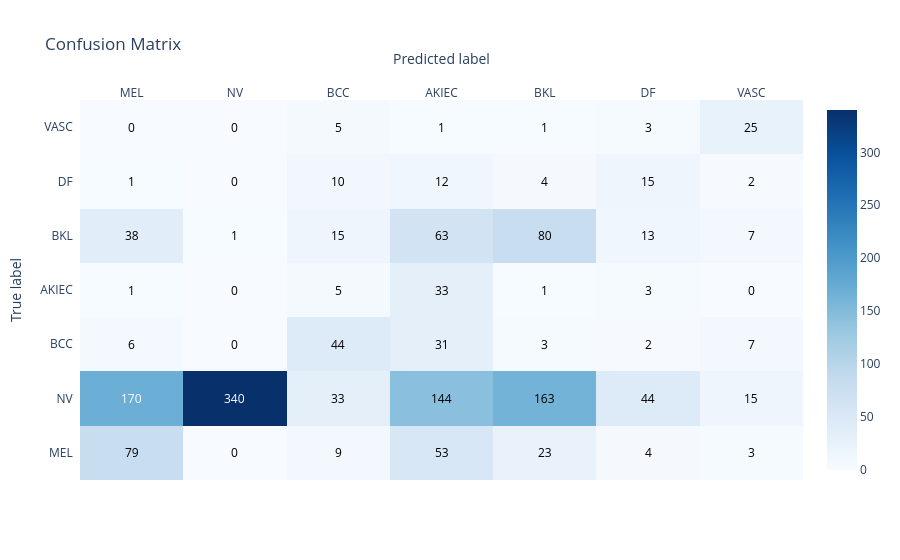

The notebook cell this image was saved under:
### Code cell
import torch
from eval_vis import evaluate_model

# device (can also reuse what you used in train_model)
device = torch.device("cuda" if torch.cuda.is_available() else "cpu")
base_model.to(device)


metrics, cm, (y_true, y_pred) = evaluate_model(
    model=base_model,
    data_loader=test_loader,
    device=device,
    class_names=class_cols_order,   # or None
    num_classes=len(class_cols_order),  # or None to infer
)

print("Metrics dict:", metrics)

### Figure 1 — Plotly figure (JSON) as saved in the notebook; plotly's stock layout.template omitted (floating-point values rounded to 4 significant figures)
{"data": [{"colorscale": [[0, "rgb(247,251,255)"], [0.125, "rgb(222,235,247)"], [0.25, "rgb(198,219,239)"], [0.375, "rgb(158,202,225)"], [0.5, "rgb(107,174,214)"], [0.625, "rgb(66,146,198)"], [0.75, "rgb(33,113,181)"], [0.875, "rgb(8,81,156)"], [1, "rgb(8,48,107)"]], "hovertemplate": "True: %{y}<br>Pred: %{x}<br>Count: %{z}<extra></extra>", "reversescale": false, "showscale": true, "type": "heatmap", "x": ["MEL", "NV", "BCC", "AKIEC", "BKL", "DF", "VASC"], "y": ["VASC", "DF", "BKL", "AKIEC", "BCC", "NV", "MEL"], "z": [[0, 0, 5, 1, 1, 3, 25], [1, 0, 10, 12, 4, 15, 2], [38, 1, 15, 63, 80, 13, 7], [1, 0, 5, 33, 1, 3, 0], [6, 0, 44, 31, 3, 2, 7], [170, 340, 33, 144, 163, 44, 15], [79, 0, 9, 53, 23, 4, 3]]}], "layout": {"annotations": [{"font": {"color": "#000000"}, "showarrow": false, "text": "0", "x": "MEL", "xref": "x", "y": "VASC", "yref": "y"}, {"font": {"color": "#000000"}, "showarrow": false, "text": "0", "x": "NV", "xref": "x", "y": "VASC", "yref": "y"}, {"font": {"color": "#000000"}, "showarrow": false, "text": "5", "x": "BCC", "xref": "x", "y": "VASC", "yref": "y"}, {"font": {"color": "#000000"}, "showarrow": false, "text": "1", "x": "AKIEC", "xref": "x", "y": "VASC", "yref": "y"}, {"font": {"color": "#000000"}, "showarrow": false, "text": "1", "x": "BKL", "xref": "x", "y": "VASC", "yref": "y"}, {"font": {"color": "#000000"}, "showarrow": false, "text": "3", "x": "DF", "xref": "x", "y": "VASC", "yref": "y"}, {"font": {"color": "#000000"}, "showarrow": false, "text": "25", "x": "VASC", "xref": "x", "y": "VASC", "yref": "y"}, {"font": {"color": "#000000"}, "showarrow": false, "text": "1", "x": "MEL", "xref": "x", "y": "DF", "yref": "y"}, {"font": {"color": "#000000"}, "showarrow": false, "text": "0", "x": "NV", "xref": "x", "y": "DF", "yref": "y"}, {"font": {"color": "#000000"}, "showarrow": false, "text": "10", "x": "BCC", "xref": "x", "y": "DF", "yref": "y"}, {"font": {"color": "#000000"}, "showarrow": false, "text": "12", "x": "AKIEC", "xref": "x", "y": "DF", "yref": "y"}, {"font": {"color": "#000000"}, "showarrow": false, "text": "4", "x": "BKL", "xref": "x", "y": "DF", "yref": "y"}, {"font": {"color": "#000000"}, "showarrow": false, "text": "15", "x": "DF", "xref": "x", "y": "DF", "yref": "y"}, {"font": {"color": "#000000"}, "showarrow": false, "text": "2", "x": "VASC", "xref": "x", "y": "DF", "yref": "y"}, {"font": {"color": "#000000"}, "showarrow": false, "text": "38", "x": "MEL", "xref": "x", "y": "BKL", "yref": "y"}, {"font": {"color": "#000000"}, "showarrow": false, "text": "1", "x": "NV", "xref": "x", "y": "BKL", "yref": "y"}, {"font": {"color": "#000000"}, "showarrow": false, "text": "15", "x": "BCC", "xref": "x", "y": "BKL", "yref": "y"}, {"font": {"color": "#000000"}, "showarrow": false, "text": "63", "x": "AKIEC", "xref": "x", "y": "BKL", "yref": "y"}, {"font": {"color": "#000000"}, "showarrow": false, "text": "80", "x": "BKL", "xref": "x", "y": "BKL", "yref": "y"}, {"font": {"color": "#000000"}, "showarrow": false, "text": "13", "x": "DF", "xref": "x", "y": "BKL", "yref": "y"}, {"font": {"color": "#000000"}, "showarrow": false, "text": "7", "x": "VASC", "xref": "x", "y": "BKL", "yref": "y"}, {"font": {"color": "#000000"}, "showarrow": false, "text": "1", "x": "MEL", "xref": "x", "y": "AKIEC", "yref": "y"}, {"font": {"color": "#000000"}, "showarrow": false, "text": "0", "x": "NV", "xref": "x", "y": "AKIEC", "yref": "y"}, {"font": {"color": "#000000"}, "showarrow": false, "text": "5", "x": "BCC", "xref": "x", "y": "AKIEC", "yref": "y"}, {"font": {"color": "#000000"}, "showarrow": false, "text": "33", "x": "AKIEC", "xref": "x", "y": "AKIEC", "yref": "y"}, {"font": {"color": "#000000"}, "showarrow": false, "text": "1", "x": "BKL", "xref": "x", "y": "AKIEC", "yref": "y"}, {"font": {"color": "#000000"}, "showarrow": false, "text": "3", "x": "DF", "xref": "x", "y": "AKIEC", "yref": "y"}, {"font": {"color": "#000000"}, "showarrow": false, "text": "0", "x": "VASC", "xref": "x", "y": "AKIEC", "yref": "y"}, {"font": {"color": "#000000"}, "showarrow": false, "text": "6", "x": "MEL", "xref": "x", "y": "BCC", "yref": "y"}, {"font": {"color": "#000000"}, "showarrow": false, "text": "0", "x": "NV", "xref": "x", "y": "BCC", "yref": "y"}, {"font": {"color": "#000000"}, "showarrow": false, "text": "44", "x": "BCC", "xref": "x", "y": "BCC", "yref": "y"}, {"font": {"color": "#000000"}, "showarrow": false, "text": "31", "x": "AKIEC", "xref": "x", "y": "BCC", "yref": "y"}, {"font": {"color": "#000000"}, "showarrow": false, "text": "3", "x": "BKL", "xref": "x", "y": "BCC", "yref": "y"}, {"font": {"color": "#000000"}, "showarrow": false, "text": "2", "x": "DF", "xref": "x", "y": "BCC", "yref": "y"}, {"font": {"color": "#000000"}, "showarrow": false, "text": "7", "x": "VASC", "xref": "x", "y": "BCC", "yref": "y"}, {"font": {"color": "#FFFFFF"}, "showarrow": false, "text": "170", "x": "MEL", "xref": "x", "y": "NV", "yref": "y"}, {"font": {"color": "#FFFFFF"}, "showarrow": false, "text": "340", "x": "NV", "xref": "x", "y": "NV", "yref": "y"}, {"font": {"color": "#000000"}, "showarrow": false, "text": "33", "x": "BCC", "xref": "x", "y": "NV", "yref": "y"}, {"font": {"color": "#000000"}, "showarrow": false, "text": "144", "x": "AKIEC", "xref": "x", "y": "NV", "yref": "y"}, {"font": {"color": "#000000"}, "showarrow": false, "text": "163", "x": "BKL", "xref": "x", "y": "NV", "yref": "y"}, {"font": {"color": "#000000"}, "showarrow": false, "text": "44", "x": "DF", "xref": "x", "y": "NV", "yref": "y"}, {"font": {"color": "#000000"}, "showarrow": false, "text": "15", "x": "VASC", "xref": "x", "y": "NV", "yref": "y"}, {"font": {"color": "#000000"}, "showarrow": false, "text": "79", "x": "MEL", "xref": "x", "y": "MEL", "yref": "y"}, {"font": {"color": "#000000"}, "showarrow": false, "text": "0", "x": "NV", "xref": "x", "y": "MEL", "yref": "y"}, {"font": {"color": "#000000"}, "showarrow": false, "text": "9", "x": "BCC", "xref": "x", "y": "MEL", "yref": "y"}, {"font": {"color": "#000000"}, "showarrow": false, "text": "53", "x": "AKIEC", "xref": "x", "y": "MEL", "yref": "y"}, {"font": {"color": "#000000"}, "showarrow": false, "text": "23", "x": "BKL", "xref": "x", "y": "MEL", "yref": "y"}, {"font": {"color": "#000000"}, "showarrow": false, "text": "4", "x": "DF", "xref": "x", "y": "MEL", "yref": "y"}, {"font": {"color": "#000000"}, "showarrow": false, "text": "3", "x": "VASC", "xref": "x", "y": "MEL", "yref": "y"}], "title": {"text": "Confusion Matrix"}, "xaxis": {"constrain": "domain", "dtick": 1, "gridcolor": "rgb(0, 0, 0)", "side": "top", "ticks": "", "title": {"text": "Predicted label"}}, "yaxis": {"autorange": "reversed", "dtick": 1, "ticks": "", "ticksuffix": "  ", "title": {"text": "True label"}}}}
